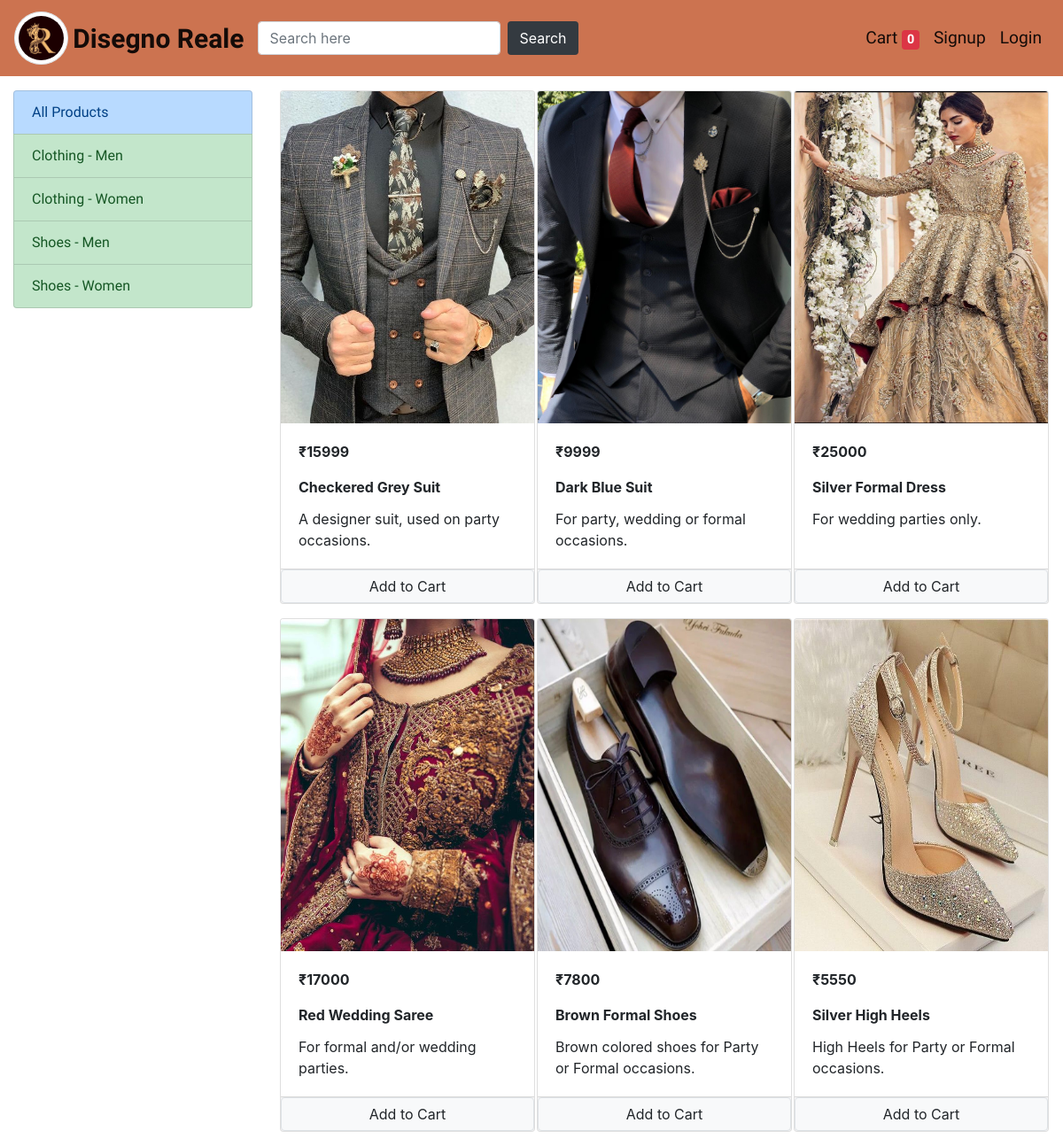
The page / on the database its author committed.
### store/models/category.py (models this page shows, shortened)
class Category(models.Model):
    name = models.CharField(max_length=20)
    @staticmethod
    def get_all_categories():
        return Category.objects.all()

### store/models/product.py (models this page shows, shortened)
class Product(models.Model):
    name = models.CharField(max_length=50)
    price = models.IntegerField(default=0)
    category = models.ForeignKey(Category, on_delete=models.CASCADE, default=1)
    description = models.CharField(max_length=200, default='', null=True, blank=True)
    image = models.ImageField(upload_to='uploads/products/')
    @staticmethod
    def get_all_products():
        return Product.objects.all()

### store/views/home.py (the view, shortened to what this page needs)
# urls.py: path('', Index.as_view(), name='homepage'),
class Index(View):
    def get(self, request):
        cart = request.session.get('cart')
        if not cart:
            request.session['cart'] = {}
        products = None
        categories = Category.get_all_categories()
        categoryId = request.GET.get('category')
        if categoryId:
            products = Product.get_all_products_by_categoryid(categoryId)
        else:
            products = Product.get_all_products()
        data = {}
        data['products'] = products
        data['categories'] = categories
        return render(request, 'index.html', data)

### store/templatetags/cart.py (called while the page is built)
@register.filter(name='is_in_cart')
def is_in_cart(product, cart):
    keys = cart.keys()
    for id in keys:
        if int(id)==product.id:
            return True
    return False

### store/templatetags/custom_filter.py (called while the page is built)
@register.filter(name='currency')
def currency(number):
    return '₹'+str(number)

### store/templates/index.html (shortened to what this page needs)
{% extends 'base.html' %}
{% block content %}
{% load cart %}
{% load custom_filter %}
<div class="container-fluid mt-3">
    <div class="row">
        <div class="col-lg-3 mx-auto">
            <div class="list-group">
                <a href="/" class="list-group-item list-group-item-action list-group-item-primary side-bar">All
                    Products</a>
                {% for category in categories %}
                <a href="/?category={{ category.id }}"
                    class="list-group-item list-group-item-action list-group-item-success side-bar">{{ category.name }}</a>
                {% endfor %}
            </div>
        </div>
        <div id="products" class="col-lg-9 mx-auto">
            <div class="row mx-auto">
                {% for product in products %}
                <div class="card mx-auto mb-3" id="{{product.id}}" style="width: 18rem;">
                    <img class="card-img-top img-fluid image-render" style="height: 375px;"
                        src="{{ product.image.url }}" alt="Card image cap">
                    <div class="card-body">
                        <p class="card-text"><b>{{ product.price|currency }}</b></p>
                        <p class="card-title"><b>{{ product.name }}</b></p>
                        <p class="card-text">{{ product.description }}</p>
                    </div>
                    <div class="card-footer p-0 no-gutters">
                        {% if product|is_in_cart:request.session.cart %}
                        <div class="row no-gutters">
                            <form action="/#{{ product.id }}" class="col-2" method="post">
                                {% csrf_token %}
                                <input hidden type="text" name="product" value="{{ product.id }}">
                                <input hidden type="text" name="remove" value="True">
                                <input type="submit" value="-" class="btn btn-block btn-secondary">
                            </form>
                            <div class="text-center col">
                                {{ product|cart_quantity:request.session.cart }} in Cart
                            </div>
                            <form action="/#{{ product.id }}" class="col-2" method="post">
                                {% csrf_token %}
                                <input hidden type="text" name="product" value="{{ product.id }}">
                                <input type="submit" value="+" class="btn btn-block btn-secondary">
                            </form>
                        </div>
                        {% else %}
                        <form action="/#{{ product.id }}" method="post" class="btn-block">
                            <input value="Add to Cart" type="submit"
                                class="float-right btn btn-light border form-control">
                        </form>
                        {% endif %}
                    </div>
                </div>
                {% endfor %}
            </div>
        </div>
    </div>
</div>
{% endblock %}

### store/templates/base.html (style rules this page uses)
.image-render { max-width: 100%; height: auto; }
.side-bar { font-family: 'Rowdies', cursive; }

### rows shown on the page
Category: name "Clothing - Men"
Category: name "Clothing - Women"
Category: name "Shoes - Men"
Category: name "Shoes - Women"
Product: image (picture), price "₹15999", name "Checkered Grey Suit", description "A designer suit, used on party occasions."
Product: image (picture), price "₹9999", name "Dark Blue Suit", description "For party, wedding or formal occasions."
Product: image (picture), price "₹25000", name "Silver Formal Dress", description "For wedding parties only."
Product: image (picture), price "₹17000", name "Red Wedding Saree", description "For formal and/or wedding parties."
Product: image (picture), price "₹7800", name "Brown Formal Shoes", description "Brown colored shoes for Party or Formal occasions."
Product: image (picture), price "₹5550", name "Silver High Heels", description "High Heels for Party or Formal occasions."

### other values the page prints
{{ request.session.cart.keys|length }} "0"
